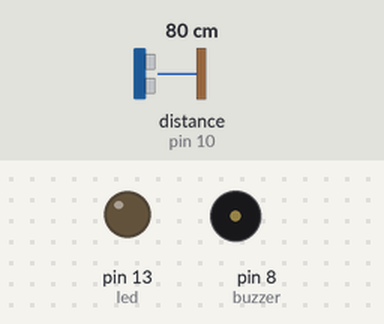
A sketch run on a simulated Arduino Uno, built with avr-gcc and run on an emulated ATmega328P. On the bench: output pins drawn as LEDs (lit = HIGH), buzzer (waves = sounding, pin HIGH). Wiring (inferred from the names in the program): ultrasonic range finder: trigger pin 9; echo pin 10. Inputs (shaded band) come from the test bench; at power-on: distance to the obstacle (sensor on pin 10) 80 cm. The echo pulse lasts 58.3 µs per cm; pins used as bus, display or sensor lines are not drawn.

Above: at 1.3 s.
1.4 s: distance to the obstacle (sensor on pin 10) set to 23 cm
2.9 s: distance to the obstacle (sensor on pin 10) set to 18 cm
At 3.7 s:
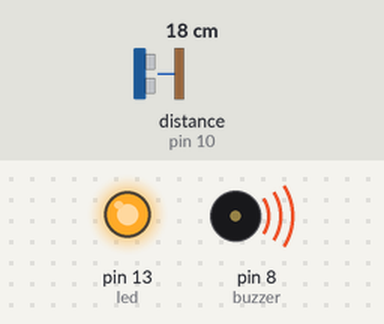
4.5 s: distance to the obstacle (sensor on pin 10) set to 35 cm
At 5.0 s:
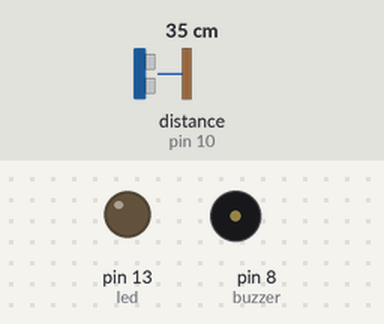
6.0 s: distance to the obstacle (sensor on pin 10) set to 2 cm
At 6.4 s:
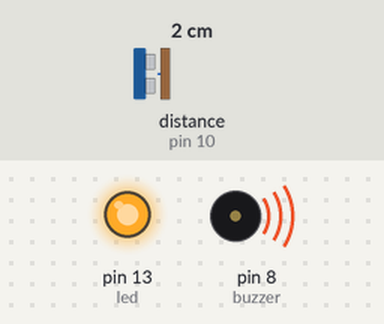
Timing chart, 0 to 8.5 s (numbered marks = the images above; inputs shaded):
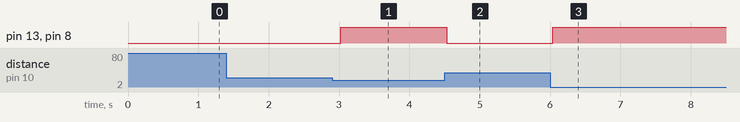

The sketch:

UltrasonicExp9.ino
```cpp
// Aim: To detect intrusion using ultrasonic sensor.
// Components: Arduino UNO, HC-SR04, Buzzer, LED.
// Program:
#define trig 9
#define echo 10
#define led 13
#define buzzer 8
void setup() {
pinMode(trig, OUTPUT);
pinMode(echo, INPUT);
pinMode(led, OUTPUT);
pinMode(buzzer, OUTPUT);
Serial.begin(9600);
}
void loop() {
digitalWrite(trig, LOW);
delayMicroseconds(2);
digitalWrite(trig, HIGH);
delayMicroseconds(10);
digitalWrite(trig, LOW);
long duration = pulseIn(echo, HIGH);
int distance = duration * 0.034 / 2;
if (distance < 20) {
digitalWrite(led, HIGH);
digitalWrite(buzzer, HIGH);
} else {
digitalWrite(led, LOW);
digitalWrite(buzzer, LOW);
}
delay(500);
}

// RESULT: Alarm activates when object detected within 20 cm.
```

Measured:
- the behaviour switches between 21 and 20 cm on distance to the obstacle (sensor on pin 10) (found by bisection; images 0 and 1)
- after the input at 1.4 s, every drawn part: stays the same
- after the input at 2.9 s, pin 13 (led), pin 8 (buzzer): LOW → HIGH after 0.12 s
- after the input at 4.5 s, pin 13 (led), pin 8 (buzzer): HIGH → LOW at once
- after the input at 6.0 s, pin 13 (led), pin 8 (buzzer): LOW → HIGH at once
